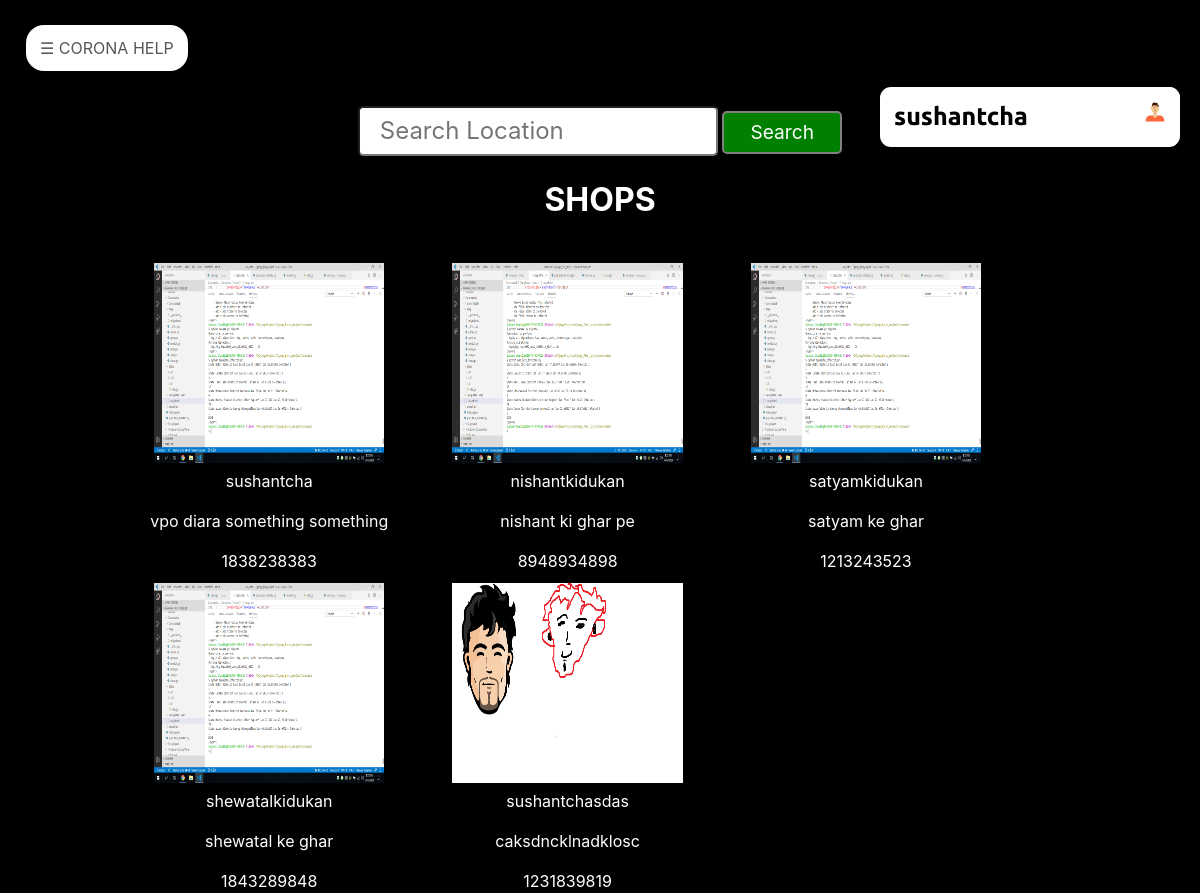
/shop/ (signed in), run on the app's committed database.
### Shop/models.py (models this page shows, shortened)
class ShopRegistration(models.Model):
    user = models.OneToOneField(User, on_delete=models.CASCADE)
    address = models.CharField(max_length=256,blank=False)
    shop_pic = models.ImageField(upload_to='shopimage',blank=False)
    phone_number=models.CharField(max_length=10)

### Shop/views.py (the view)
# urls.py: path('shop/',views.shop,name='shop'),
def shop(request):
    if request.method == 'POST':
        if request.POST.get("q")!=None:
            data=ShopRegistration.objects.filter(address__contains=request.POST.get("q"))
            return render(request,'Shop/shop.html',{'shops':data,'orderplaced':False})
        usernameg=request.POST.get('username')
        order_detailsg=request.POST.get('order')
        phone_numberg=request.POST.get('userContact')
        addressg=request.POST.get('userAddress')
        shopnumber=request.POST.get('shopnumber')
        print(order_detailsg)
        if len(ShopRegistration.objects.all().filter(phone_number=shopnumber))==1:
            orders.objects.get_or_create(shop=ShopRegistration.objects.all().get(phone_number=shopnumber),
            username=usernameg ,  order_details=order_detailsg , address=addressg , phone_number=phone_numberg)
            data=ShopRegistration.objects.all()
            return render(request,'Shop/shop.html',{'shops':data,'orderplaced':True})
    else:
        data=ShopRegistration.objects.all()
        return render(request,'Shop/shop.html',{'shops':data,'orderplaced':False})

### Shop/context_processors.py (called while the page is built)
def checkforshopkeper(request):
    shopkeper=False
    if request.user.is_authenticated:
        if len(ShopRegistration.objects.filter(user=request.user))==1:
            shopkeper=True
    return {'shopkeper':shopkeper}

### Templates/Shop/shop.html (shortened to what this page needs)
{% extends 'base.html' %}
{% load static %}
{% block head_block %}
<link rel="stylesheet"  href="https://cdnjs.cloudflare.com/ajax/libs/fullPage.js/3.0.8/fullpage.min.css">
<link rel="stylesheet" type="text/css" href="{% static 'CSS/shop.css' %}">
 {% endblock  %}
 {% block body_block %}
	<div id="fullpage">
			<div class="section sections firstSection">
                <div class="searchLocationDiv">
					<form class="orderForm" method="POST"  action="{% url 'shop:shop' %}">
                	<input type="text" class="searchLocation" id = "searchLocation" name="q" placeholder="Search Location">
					<button type="submit" class="orderSubmitButton" style="max-width:10%;" id="orderSubmitButton">Search</button>
					</form>
                </div>
                <div class="shopImageContainerDiv">
                	<div class="shopImageHeader">
                		<b>SHOPS</b>
                	</div>
					{% if shops %}
					{% for s in shops %}
                	<div class="imageContainers"
					{% if user.is_authenticated %}
					onclick="order({{ s.phone_number }})"
					{% else %}
					onclick='showtoast()'
					{% endif %}
					>
                			<input type="image" class="shopImages" id="imageShop1" src="{{ s.shop_pic.url }}" >
                		<div class="shopNames" id = "shopName1">
                			<p>{{ s.user.username }}</p>
                		</div>
                		<div class="shopAddress" id="shopaddress1">
                			<p>{{ s.address }}</p>
                		</div>
                		<div class="contactNumber" id="contactNumber1">
                			{{ s.phone_number }}
                		</div>
                	</div>
					{% endfor %}
					{% endif  %}
                </div>
			</div>
		</div>
 {% endblock  %}

### Templates/base.html (shortened to what this page needs)
<!DOCTYPE html>
{% load static %}
<html lang="en">
<head>
    <link rel="stylesheet" href="https://maxcdn.bootstrapcdn.com/bootstrap/4.4.1/css/bootstrap.min.css">
    <link rel="stylesheet" type="text/css" href="{% static 'CSS/base.css' %}" />
    {% block head_block %}
    {% endblock %}
</head>
<body>
    <div id="main" style="position: relative; top: 0px;z-index:5;">
        <button class="openbtn" onclick="openNav()">&#9776; CORONA HELP</button>
        </div>
    {% if user.is_authenticated  %}
          <div class="registerbtn" style="position: relative;z-index: 6;top: -8%;right: 0px;" >
            <a class="gradient-b" href=""><b>{{ user.username }}</b></a>
            <div class="dropdown">
            <img class="gradient-bi" src={% static 'Art/profile.svg' %} onclick="dropdown()"></img>
                </div>
        </div>
    {% endif %}
    {% block body_block %}
    {% endblock %}
</body>
</html>

### Static/CSS/base.css (style rules this page uses)
.openbtn { font-size: 16px; cursor: pointer; position: relative; background-color: #fff; color: #000000a9; padding-top: 11px; padding-bottom: 11px; padding-left: 14px; padding-right: 14px; border: none; margin-top: 9px; border-radius: 18px; margin-left: 10px; z-index: 2; }
.gradient-b { font-family: "Ubuntu", sans-serif; font-size: 25px; width: auto ; min-width: 300px; text-align: center; background-color: white ; color : black; border-radius: 11px; cursor: pointer; position: absolute; right: 20px; margin-top: 0%; text-decoration: none; padding-top: 11px; align-self: start; text-align: start; padding-bottom: 11px; padding-left: 14px; padding-right: 14px; z-index: 2; }
.gradient-bi { font-size: 25px; width: 50px; height: 50px; text-align: center; background-color: white ; color : black; border-radius: 11px; cursor: pointer; position: absolute; right: 20px; margin-top: 0%; text-decoration: none; padding-top: 11px; padding-bottom: 11px; padding-left: 14px; padding-right: 14px; z-index: 2; }
#main { transition: margin-left .5s; padding: 0px; position: relative; z-index: 2; }

### Static/CSS/shop.css (style rules this page uses)
body { background-color : black !important; color: white; }
.imageContainers { cursor: pointer; margin: 10px; }
.orderForm { width: 100%; height: 90%; }
.orderSubmitButton { margin-top: 2%; width: 30%; height: auto; padding: 5px; color: white; font-size: 120%; background-color: green; border: solid grey 2px; border-radius: 5px; }
#main { position: relative !important; top: 0px !important; transition: margin-left .5s; padding: 16px; background: transparent; color: white; }
.searchLocationDiv { width: 100%; text-align: center; }
.searchLocation { background-color: white; width: 30%; font-size: 150%; border-radius: 5px; margin: 0 auto !important; padding: 5px; padding-left: 20px !important; }
.shopImageContainerDiv { text-align: center; width: 80%; margin: 0 auto !important; }
.shopImageHeader { padding: 10px; text-align: center; font-size: 200%; margin-top: 10px; }
.imageContainers { width: 29%; padding:2%; height: 300px; float: left; }
.shopImages { width:96%; height: 200px !important; }

### data on the page
ShopRegistration: user.username "sushantcha", address "vpo diara something something", phone_number "1838238383"
ShopRegistration: user.username "nishantkidukan", phone_number "8948934898"
ShopRegistration: user.username "satyamkidukan", address "satyam ke ghar", phone_number "1213243523"
ShopRegistration: user.username "shewatalkidukan", address "shewatal ke ghar", phone_number "1843289848"
ShopRegistration: user.username "sushantchasdas", address "caksdncklnadklosc", phone_number "1231839819"

### other printed values
{{ user.username }} "sushantcha"
